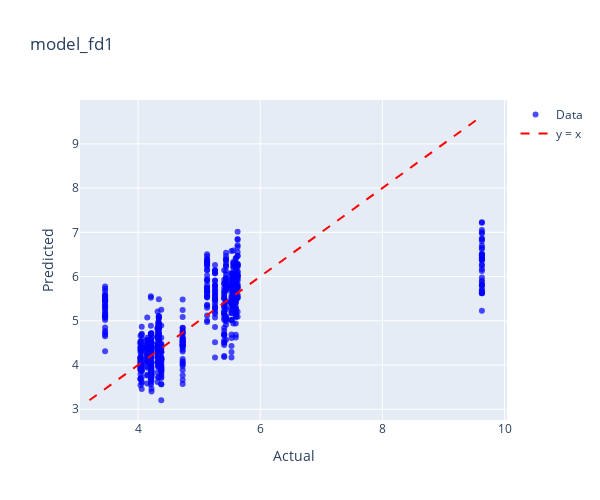
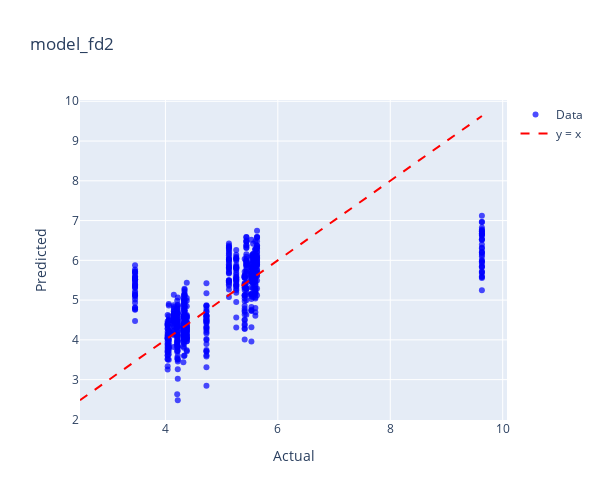
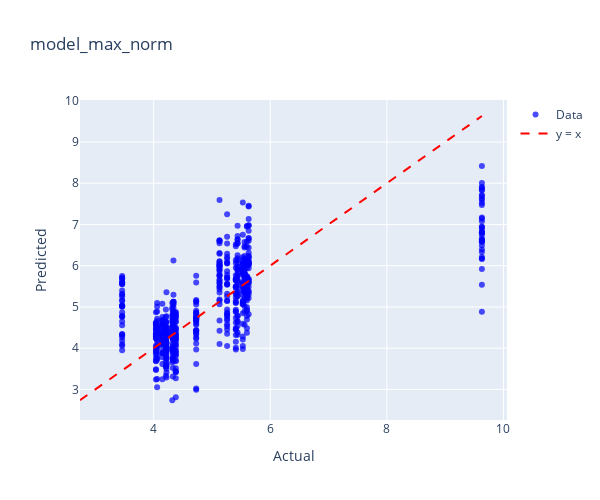
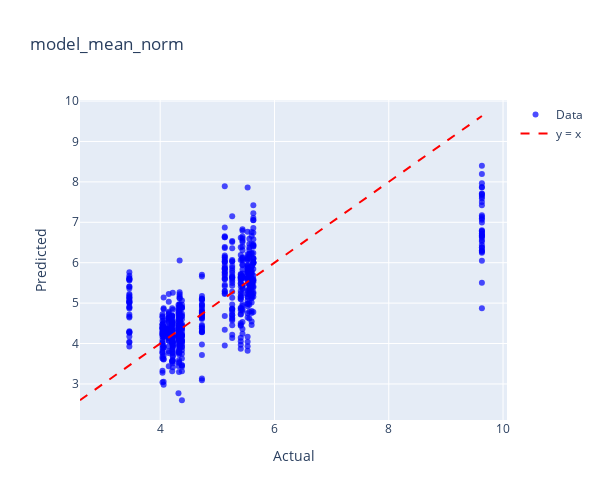

The notebook cell these images were saved under, in order:
### Code cell
model_dict = {
    'model_fd1': (model_fd1, kadar_air_fd1),
    'model_fd2': (model_fd2, kadar_air_fd2),
    'model_max_norm': (model_max_norm, kadar_air_max_norm),
    'model_mean_norm': (model_mean_norm, kadar_air_mean_norm),
    'model_msc': (model_msc, kadar_air_msc),
    'model_ori': (model_ori, kadar_air_ori),
    'model_range_norm': (model_range_norm, kadar_air_range_norm),
    'model_sg1': (model_sg1, kadar_air_sg1),
    'model_sg2': (model_sg2, kadar_air_sg2),
    'model_snv': (model_snv, kadar_air_snv),
}

for name, (model, data) in model_dict.items():
    print(f"Plotting for {name}")
    plot_actual_vs_predicted_plotly(model, data, 'Kadar Air',name)

### Figure 1 — Plotly figure (JSON) as saved in the notebook; plotly's stock layout.template omitted (floating-point values rounded to 4 significant figures; data arrays with more than 128 entries replaced by an {"elided": "..."} marker saying what was removed)
{"data": [{"hovertemplate": "Index: %{text}<br>Actual: %{x}<br>Predicted: %{y}<extra></extra>", "marker": {"color": "blue", "opacity": 0.7, "size": 6}, "mode": "markers", "name": "Data", "text": {"elided": "653 str values"}, "type": "scatter", "x": {"elided": "653 float values"}, "y": {"elided": "653 float values"}}, {"line": {"color": "red", "dash": "dash"}, "mode": "lines", "name": "y = x", "type": "scatter", "x": [3.204, 9.63], "y": [3.204, 9.63]}], "layout": {"height": 500, "title": {"text": "model_fd1"}, "width": 600, "xaxis": {"title": {"text": "Actual"}}, "yaxis": {"title": {"text": "Predicted"}}}}

### Figure 2 — Plotly figure (JSON) as saved in the notebook; plotly's stock layout.template omitted (floating-point values rounded to 4 significant figures; data arrays with more than 128 entries replaced by an {"elided": "..."} marker saying what was removed)
{"data": [{"hovertemplate": "Index: %{text}<br>Actual: %{x}<br>Predicted: %{y}<extra></extra>", "marker": {"color": "blue", "opacity": 0.7, "size": 6}, "mode": "markers", "name": "Data", "text": {"elided": "653 str values"}, "type": "scatter", "x": {"elided": "653 float values"}, "y": {"elided": "653 float values"}}, {"line": {"color": "red", "dash": "dash"}, "mode": "lines", "name": "y = x", "type": "scatter", "x": [2.481, 9.63], "y": [2.481, 9.63]}], "layout": {"height": 500, "title": {"text": "model_fd2"}, "width": 600, "xaxis": {"title": {"text": "Actual"}}, "yaxis": {"title": {"text": "Predicted"}}}}

### Figure 3 — Plotly figure (JSON) as saved in the notebook; plotly's stock layout.template omitted (floating-point values rounded to 4 significant figures; data arrays with more than 128 entries replaced by an {"elided": "..."} marker saying what was removed)
{"data": [{"hovertemplate": "Index: %{text}<br>Actual: %{x}<br>Predicted: %{y}<extra></extra>", "marker": {"color": "blue", "opacity": 0.7, "size": 6}, "mode": "markers", "name": "Data", "text": {"elided": "653 str values"}, "type": "scatter", "x": {"elided": "653 float values"}, "y": {"elided": "653 float values"}}, {"line": {"color": "red", "dash": "dash"}, "mode": "lines", "name": "y = x", "type": "scatter", "x": [2.737, 9.63], "y": [2.737, 9.63]}], "layout": {"height": 500, "title": {"text": "model_max_norm"}, "width": 600, "xaxis": {"title": {"text": "Actual"}}, "yaxis": {"title": {"text": "Predicted"}}}}

### Figure 4 — Plotly figure (JSON) as saved in the notebook; plotly's stock layout.template omitted (floating-point values rounded to 4 significant figures; data arrays with more than 128 entries replaced by an {"elided": "..."} marker saying what was removed)
{"data": [{"hovertemplate": "Index: %{text}<br>Actual: %{x}<br>Predicted: %{y}<extra></extra>", "marker": {"color": "blue", "opacity": 0.7, "size": 6}, "mode": "markers", "name": "Data", "text": {"elided": "653 str values"}, "type": "scatter", "x": {"elided": "653 float values"}, "y": {"elided": "653 float values"}}, {"line": {"color": "red", "dash": "dash"}, "mode": "lines", "name": "y = x", "type": "scatter", "x": [2.596, 9.63], "y": [2.596, 9.63]}], "layout": {"height": 500, "title": {"text": "model_mean_norm"}, "width": 600, "xaxis": {"title": {"text": "Actual"}}, "yaxis": {"title": {"text": "Predicted"}}}}
